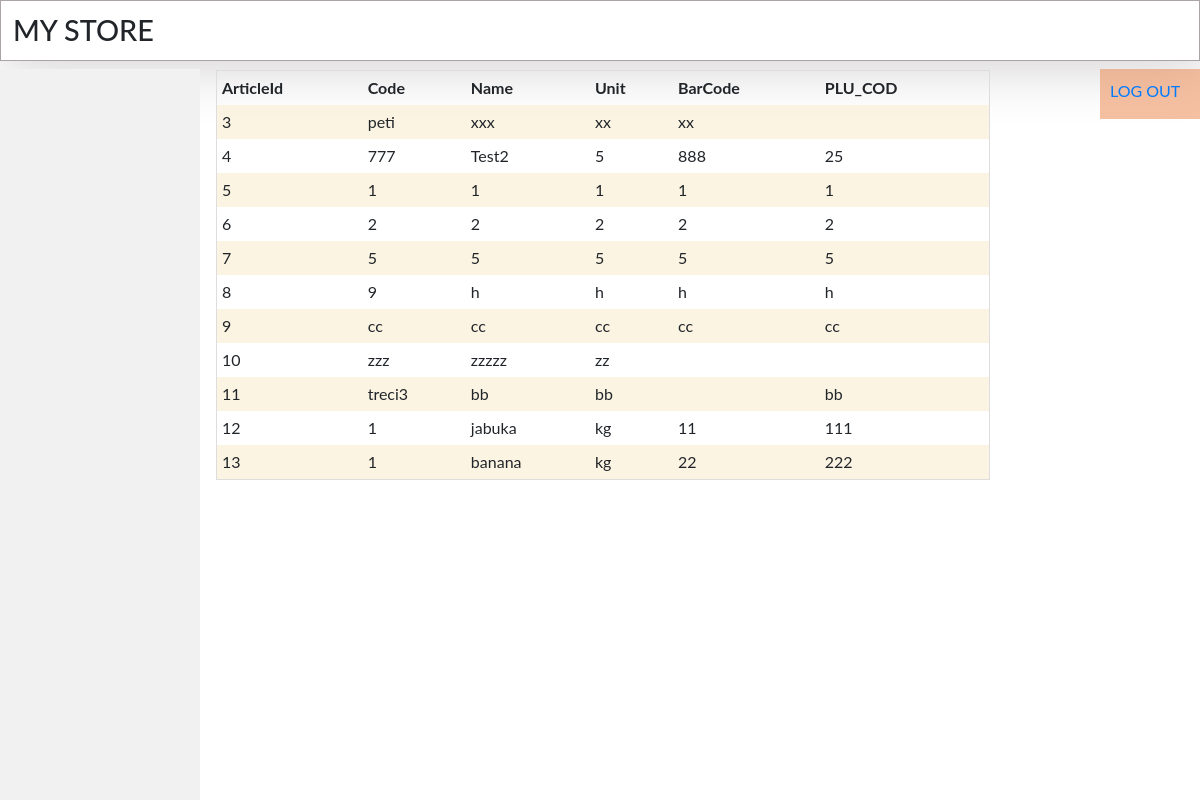
Screenshot of /article_list.php with the database file from the repository.
### tables this page shows
CREATE TABLE `article` (
  `ArticleId` int(11) NOT NULL,
  `Code` varchar(50) DEFAULT NULL,
  `Name` varchar(50) DEFAULT NULL,
  `Unit` char(3) DEFAULT NULL,
  `BarCode` varchar(50) DEFAULT NULL,
  `PLU_COD` varchar(10) DEFAULT NULL
);

### article_list.php (the view, shortened to what this page needs)
<!DOCTYPE html>
<html>
<head>
    <?php include("includes/head-tag-contents.php"); ?>
</head>
<body>
    <?php include("includes/design-top.php"); ?>
    <?php include("includes/navigation.php"); ?>
    <div class="content">
        <?php
        $db = OpenCon();
        $sql =
            "SELECT * FROM article";
        $result = $db->query($sql);
        if ($result->num_rows > 0) {
        ?>
        <div class="table-cont">
            <table>
                <th>ArticleId</th>
                <th>Code</th>
                <th>Name</th>
                <th>Unit</th>
                <th>BarCode</th>
                <th>PLU_COD</th>
                <?php
                while ($row = $result->fetch_assoc()) {
                    echo "<tr>";
                    echo "<td>" . $row['ArticleId'] . "</td>";
                    echo "<td>" . $row['Code'] . "</td>";
                    echo "<td>" . $row['Name'] . "</td>";
                    echo "<td>" . $row['Unit'] . "</td>";
                    echo "<td>" . $row['BarCode'] . "</td>";
                    echo "<td>" . $row['PLU_COD'] . "</td>";
                ?>
            <?php
                    echo "</tr>";
                }
            }
            ?>
            </table>
         <div class="logout">
                    <a href="logout.php">LOG OUT</a>
            </div>
        </div>
    </div>
    <?php include("includes/footer.php"); ?>
</body>
</html>

### style/style.css (style rules this page uses)
body { margin: 0; padding: 0; font-family: "Lato", sans-serif; }
div.content { margin-left: 200px; padding: 1px 16px; height: 85%; position: relative; }
div.table-cont { overflow-x: auto; }
table { border-collapse: collapse; border-spacing: 0; width: 80%; border: 1px solid #ddd; }
th, td { text-align: left; padding: 5px; }
tr:nth-child(even) { background-color: hwb(44 86% 2% / 0.788) }
div.logout { position: absolute; top: 0px; right: 0px; background-color: #e97d3e7c; color: white; height: 50px; width: 100px; padding: 10px; }

### rows the page displays
article: ArticleId "3", Code "peti", Name "xxx", Unit "xx", BarCode "xx"
article: ArticleId "4", Code "777", Name "Test2", Unit "5", BarCode "888", PLU_COD "25"
article: ArticleId "5", Code "1", Name "1", Unit "1", BarCode "1", PLU_COD "1"
article: ArticleId "6", Code "2", Name "2", Unit "2", BarCode "2", PLU_COD "2"
article: ArticleId "7", Code "5", Name "5", Unit "5", BarCode "5", PLU_COD "5"
article: ArticleId "8", Code "9", Name "h", Unit "h", BarCode "h", PLU_COD "h"
article: ArticleId "9", Code "cc", Name "cc", Unit "cc", BarCode "cc", PLU_COD "cc"
article: ArticleId "10", Code "zzz", Name "zzzzz", Unit "zz"
article: ArticleId "11", Code "treci3", Name "bb", Unit "bb", PLU_COD "bb"
article: ArticleId "12", Code "1", Name "jabuka", Unit "kg", BarCode "11", PLU_COD "111"
article: ArticleId "13", Code "1", Name "banana", Unit "kg", BarCode "22", PLU_COD "222"
